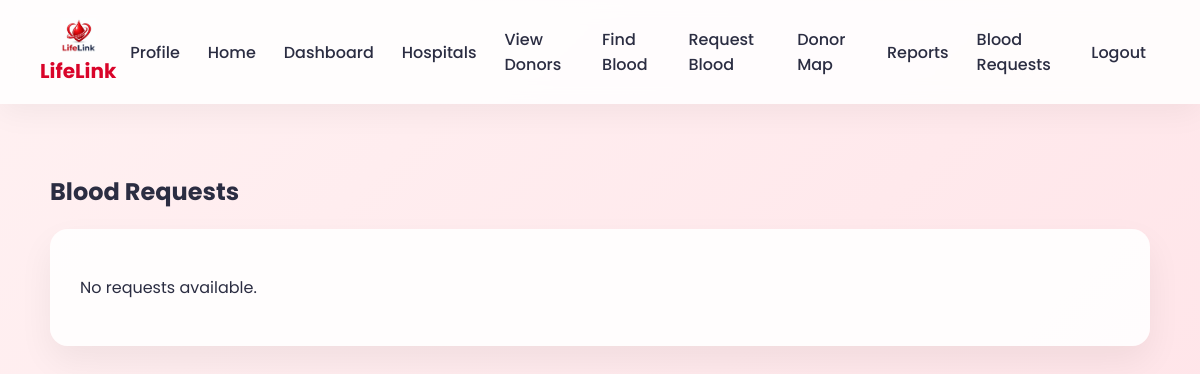
The app's page /blood_requests (signed in), older data.
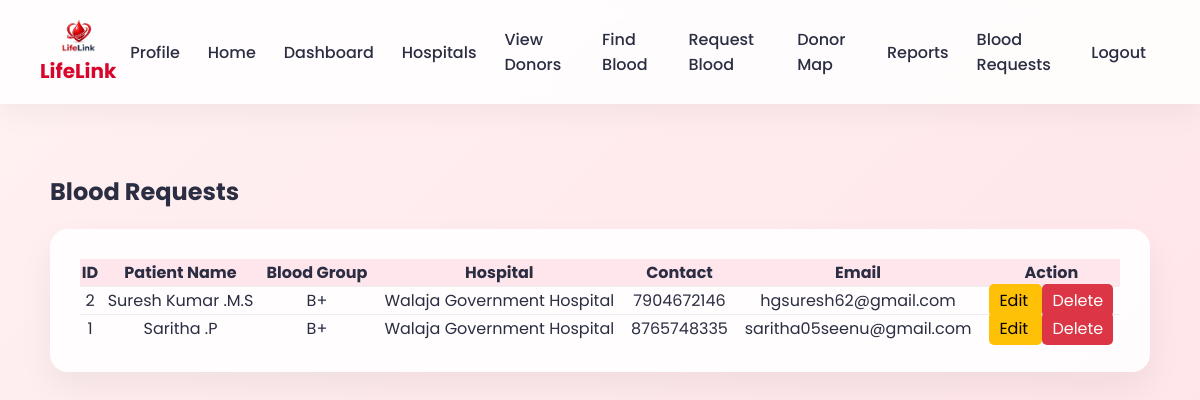
The same page, newer data.
### tables this page shows
CREATE TABLE blood_requests(
    request_id INTEGER PRIMARY KEY AUTOINCREMENT,
    patient_name TEXT,
    blood_group TEXT,
    hospital_name TEXT,
    contact TEXT,
    email TEXT,
    request_date TIMESTAMP DEFAULT CURRENT_TIMESTAMP
);

### app.py (the view)
@app.route("/blood_requests")
@login_required
def blood_requests():
    if session.get("role") != "admin":
        flash("Access denied ❌ Admin only")
        return redirect(url_for("home"))
    conn = get_db()
    cursor = conn.cursor()
    cursor.execute("""
        SELECT request_id, patient_name, blood_group,
               hospital_name, contact, email
        FROM blood_requests
        ORDER BY request_id DESC
    """)
    requests = cursor.fetchall()
    conn.close()
    return render_template("blood_requests.html", requests=requests)

### app.py (called while the page is built)
def get_db():
    conn = sqlite3.connect("database.db")
    conn.row_factory = sqlite3.Row
    return conn

def login_required(f):
    @wraps(f)
    def wrapper(*args, **kwargs):
        if "username" not in session:
            flash("Please login first")
            return redirect(url_for("login_page"))
        return f(*args, **kwargs)
    return wrapper

### templates/blood_requests.html
{% extends "base.html" %}
{% block content %}
<h2 style="margin-bottom:20px;">Blood Requests</h2>
<div class="card">
{% if requests %}
<table style="width:100%; border-collapse:collapse;">
<tr style="background-color:#ffe5ec;">
<th>ID</th>
<th>Patient Name</th>
<th>Blood Group</th>
<th>Hospital</th>
<th>Contact</th>
<th>Email</th>
<th>Action</th>
</tr>
{% for r in requests %}
<tr style="text-align:center; border-top:1px solid #eee;">
<td>{{ r[0] }}</td>
<td>{{ r[1] }}</td>
<td>{{ r[2] }}</td>
<td>{{ r[3] }}</td>
<td>{{ r[4] }}</td>
<td>{{ r[5] }}</td>
<td>
<a href="{{ url_for('edit_request', request_id=r[0]) }}"
style="padding:5px 10px;background:#ffc107;color:black;border-radius:5px;text-decoration:none;">
Edit
</a>
<a href="{{ url_for('delete_request', request_id=r[0]) }}"
onclick="return confirm('Delete this request?')"
style="padding:5px 10px;background:#dc3545;color:white;border-radius:5px;text-decoration:none;">
Delete
</a>
</td>
</tr>
{% endfor %}
</table>
{% else %}
<p>No requests available.</p>
{% endif %}
</div>
{% endblock %}

Row changes from the older to the newer data that the page shows:
added blood_requests: request_id "2", patient_name "Suresh Kumar .M.S", blood_group "B+", hospital_name "Walaja Government Hospital", contact "7904672146", email "hgsuresh62@gmail.com"
added blood_requests: request_id "1", patient_name "Saritha .P", blood_group "B+", hospital_name "Walaja Government Hospital", contact "8765748335", email "saritha05seenu@gmail.com"
Text that changed along with them:
text no longer shown: "No requests available."
text now shown: "ID Patient Name Blood Group Hospital Contact Email Action"
